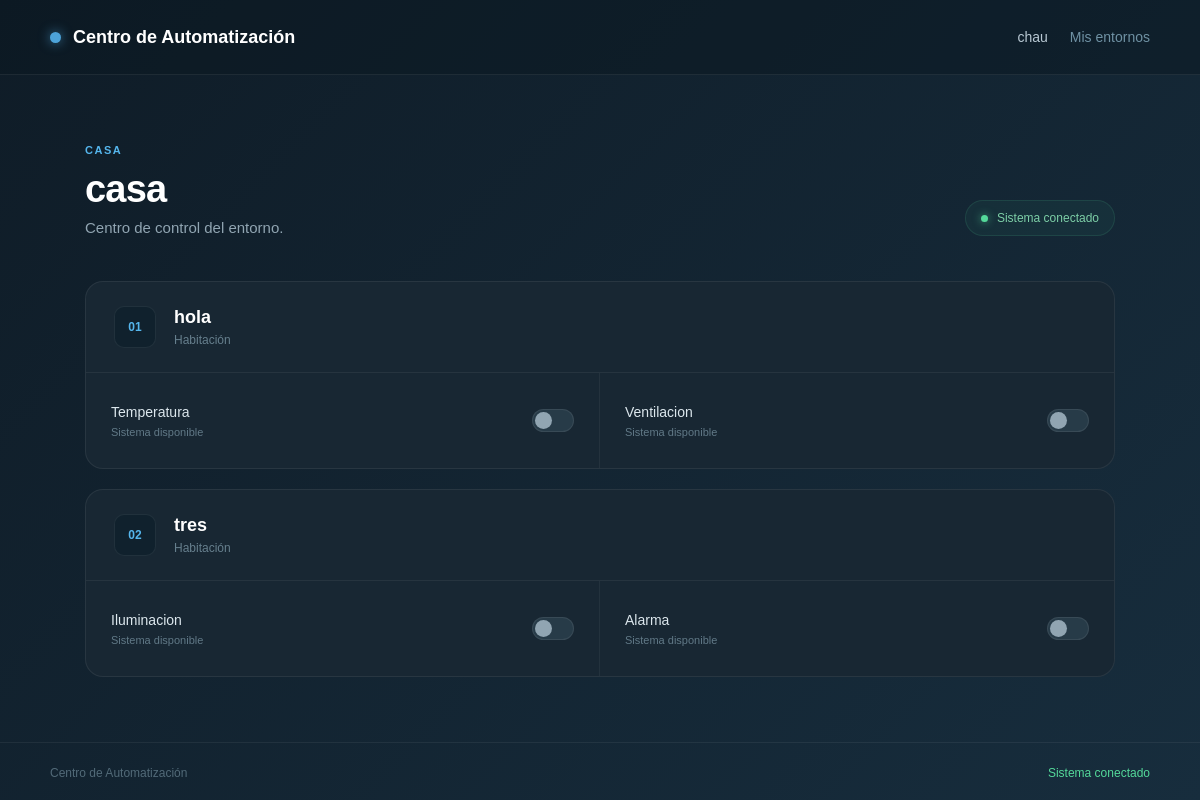
/casa (signed in), run on the app's committed database.
### tables this page shows
CREATE TABLE entornos (
            id INTEGER PRIMARY KEY AUTOINCREMENT,
            usuario_id INTEGER NOT NULL,
            nombre TEXT NOT NULL,
            tipo TEXT NOT NULL,

            FOREIGN KEY (usuario_id)
            REFERENCES usuarios(id)
        );

CREATE TABLE espacios (
            id INTEGER PRIMARY KEY AUTOINCREMENT,
            entorno_id INTEGER NOT NULL,
            nombre TEXT NOT NULL,
            tipo TEXT NOT NULL,

            FOREIGN KEY (entorno_id)
            REFERENCES entornos(id)
        );

CREATE TABLE dispositivos (
            id INTEGER PRIMARY KEY AUTOINCREMENT,
            espacio_id INTEGER NOT NULL,
            tipo TEXT NOT NULL,
            estado TEXT NOT NULL DEFAULT 'apagado',

            FOREIGN KEY (espacio_id)
            REFERENCES espacios(id)
        );

### app.py (the view)
@app.route("/casa")
def casa():
    if "usuario_id" not in session:
        return redirect(
            url_for("iniciar_sesion")
        )
    entorno = obtener_entorno(
        session["usuario_id"],
        "casa"
    )
    if entorno:
        espacios = obtener_espacios(
            entorno["id"]
        )
        espacios_completos = []
        for espacio in espacios:
            dispositivos = obtener_dispositivos(
                espacio["id"]
            )
            espacios_completos.append({
                "id": espacio["id"],
                "nombre": espacio["nombre"],
                "tipo": espacio["tipo"],
                "dispositivos": dispositivos
            })
        return render_template(
            "entorno.html",
            usuario=session["usuario"],
            entorno=entorno,
            nombre_entorno=entorno["nombre"],
            espacios=espacios_completos,
            habitaciones=espacios_completos
        )
    return render_template(
        "casa.html",
        usuario=session["usuario"]
    )

### app.py (called while the page is built)
def conectar_db():
    conexion = sqlite3.connect("usuarios.db")
    conexion.row_factory = sqlite3.Row
    return conexion

def obtener_entorno(usuario_id, tipo):
    conexion = conectar_db()
    entorno = conexion.execute(
        """
        SELECT *
        FROM entornos
        WHERE usuario_id = ?
        AND tipo = ?
        ORDER BY id DESC
        LIMIT 1
        """,
        (
            usuario_id,
            tipo
        )
    ).fetchone()
    conexion.close()
    return entorno

def obtener_espacios(entorno_id):
    conexion = conectar_db()
    espacios = conexion.execute(
        """
        SELECT *
        FROM espacios
        WHERE entorno_id = ?
        ORDER BY id
        """,
        (entorno_id,)
    ).fetchall()
    conexion.close()
    return espacios

def obtener_dispositivos(espacio_id):
    conexion = conectar_db()
    dispositivos = conexion.execute(
        """
        SELECT *
        FROM dispositivos
        WHERE espacio_id = ?
        ORDER BY id
        """,
        (espacio_id,)
    ).fetchall()
    conexion.close()
    return dispositivos

### templates/entorno.html (shortened to what this page needs)
<!DOCTYPE html>
<html lang="es">
<head>
    <link
        rel="stylesheet"
        href="{{ url_for('static', filename='entorno.css') }}"
    >
</head>
<body>
    <header class="encabezado">
        <div class="logo">
            <span class="logo-punto"></span>
            <h1>
                Centro de Automatización
            </h1>
        </div>
        <div class="usuario">
            <span>
                {{ usuario }}
            </span>
            <a href="{{ url_for('index') }}">
                Mis entornos
            </a>
        </div>
    </header>
    <main>
        <section class="cabecera-entorno">
            <div>
                <span class="etiqueta">
                    CASA
                </span>
                <h2>
                    {{ nombre_entorno }}
                </h2>
                <p>
                    Centro de control del entorno.
                </p>
            </div>
            <div class="estado-entorno">
                <span class="punto-estado"></span>
                Sistema conectado
            </div>
        </section>
        <section class="habitaciones">
            {% for habitacion in habitaciones %}
                <article class="habitacion">
                    <div class="habitacion-cabecera">
                        <div class="habitacion-info">
                            <span class="numero">
                                {{ "%02d"|format(loop.index) }}
                            </span>
                            <div>
                                <h3>
                                    {{ habitacion.nombre }}
                                </h3>
                                <p>
                                    Habitación
                                </p>
                            </div>
                        </div>
                    </div>
                    <div class="dispositivos">
                        {% if habitacion.dispositivos %}
                            {% for dispositivo in habitacion.dispositivos %}
                                <div class="dispositivo">
                                    <div class="dispositivo-info">
                                        <strong>
                                            {{ dispositivo.tipo|capitalize }}
                                        </strong>
                                        <span>
                                            Sistema disponible
                                        </span>
                                    </div>
                                    <label class="interruptor">
                                        <span class="slider"></span>
                                    </label>
                                </div>
                            {% endfor %}
                        {% else %}
                            <div class="sin-dispositivos">
                                <span>
                                    Esta habitación no tiene dispositivos configurados.
                                </span>
                            </div>
                        {% endif %}
                    </div>
                </article>
            {% endfor %}
        </section>
    </main>
    <footer>
        <span>
            Centro de Automatización
        </span>
        <span class="estado">
            Sistema conectado
        </span>
    </footer>
</body>
</html>

### static/entorno.css (style rules this page uses)
* { margin: 0; padding: 0; box-sizing: border-box; }
body { min-height: 100vh; font-family: Arial, sans-serif; background: linear-gradient( 135deg, #0f1c27, #172d3d ); color: #ffffff; display: flex; flex-direction: column; }
.encabezado { height: 75px; padding: 0 50px; display: flex; align-items: center; justify-content: space-between; border-bottom: 1px solid rgba(255,255,255,0.07); background: rgba(10, 23, 33, 0.45); }
.logo { display: flex; align-items: center; gap: 12px; }
.logo-punto { width: 11px; height: 11px; border-radius: 50%; background: #4da3d9; box-shadow: 0 0 12px rgba(77,163,217,0.7); }
.logo h1 { font-size: 18px; font-weight: 600; }
.usuario { display: flex; align-items: center; gap: 22px; font-size: 14px; color: #b8c8d3; }
.usuario a { color: #6f91a3; text-decoration: none; transition: 0.2s; }
main { width: 100%; max-width: 1100px; margin: 0 auto; padding: 65px 35px; flex: 1; }
.cabecera-entorno { display: flex; align-items: flex-end; justify-content: space-between; gap: 30px; margin-bottom: 45px; }
.etiqueta { color: #55b6ed; font-size: 11px; font-weight: bold; letter-spacing: 1.5px; }
.cabecera-entorno h2 { margin-top: 10px; margin-bottom: 8px; font-size: 38px; font-weight: 600; letter-spacing: -0.8px; }
.cabecera-entorno p { color: #91a5b2; font-size: 15px; }
.estado-entorno { display: flex; align-items: center; gap: 9px; padding: 10px 15px; border: 1px solid rgba(84,217,154,0.12); border-radius: 20px; background: rgba(84,217,154,0.05); color: #7dcfa7; font-size: 12px; white-space: nowrap; }
.punto-estado { width: 7px; height: 7px; border-radius: 50%; background: #54d99a; box-shadow: 0 0 8px rgba(84,217,154,0.7); }
.habitaciones { display: flex; flex-direction: column; gap: 20px; }
.habitacion { overflow: hidden; background: #182733; border: 1px solid rgba(255,255,255,0.07); border-radius: 18px; transition: border-color 0.2s, transform 0.2s; }
.habitacion-cabecera { padding: 24px 28px; border-bottom: 1px solid rgba(255,255,255,0.06); }
.habitacion-info { display: flex; align-items: center; gap: 18px; }
.numero { width: 42px; height: 42px; display: flex; align-items: center; justify-content: center; border-radius: 10px; background: #10212d; border: 1px solid rgba(255,255,255,0.07); color: #55b6ed; font-size: 12px; font-weight: bold; }
.habitacion h3 { margin-bottom: 5px; font-size: 18px; font-weight: 600; }
.habitacion-info p { color: #667f8d; font-size: 12px; }
.dispositivos { display: grid; grid-template-columns: repeat(2, 1fr); }
.dispositivo { min-height: 95px; padding: 22px 25px; display: flex; align-items: center; justify-content: space-between; gap: 20px; border-right: 1px solid rgba(255,255,255,0.05); border-bottom: 1px solid rgba(255,255,255,0.05); }
.dispositivo:nth-child(2n) { border-right: none; }
.dispositivo:nth-last-child(-n + 2) { border-bottom: none; }
.dispositivo-info { display: flex; flex-direction: column; gap: 6px; }
.dispositivo-info strong { font-size: 14px; font-weight: 500; color: #dce7ed; }
.dispositivo-info span { font-size: 11px; color: #617987; }
.interruptor { position: relative; width: 42px; height: 23px; flex-shrink: 0; }
.slider { position: absolute; inset: 0; cursor: pointer; border-radius: 30px; background: #273b48; border: 1px solid rgba(255,255,255,0.08); transition: 0.25s; }
.slider::before { content: ""; position: absolute; width: 17px; height: 17px; left: 2px; top: 2px; border-radius: 50%; background: #91a5b2; transition: 0.25s; }
footer { height: 60px; padding: 0 50px; display: flex; align-items: center; justify-content: space-between; border-top: 1px solid rgba(255,255,255,0.06); color: #526a78; font-size: 12px; }
.estado { color: #54d99a; }

### data on the page
entornos: nombre "casa"
espacios: index "01", nombre "hola"
dispositivos: tipo "Temperatura"
dispositivos: tipo "Ventilacion"
espacios: index "02", nombre "tres"
dispositivos: tipo "Iluminacion"
dispositivos: tipo "Alarma"

### other printed values
{{ usuario }} "chau"
